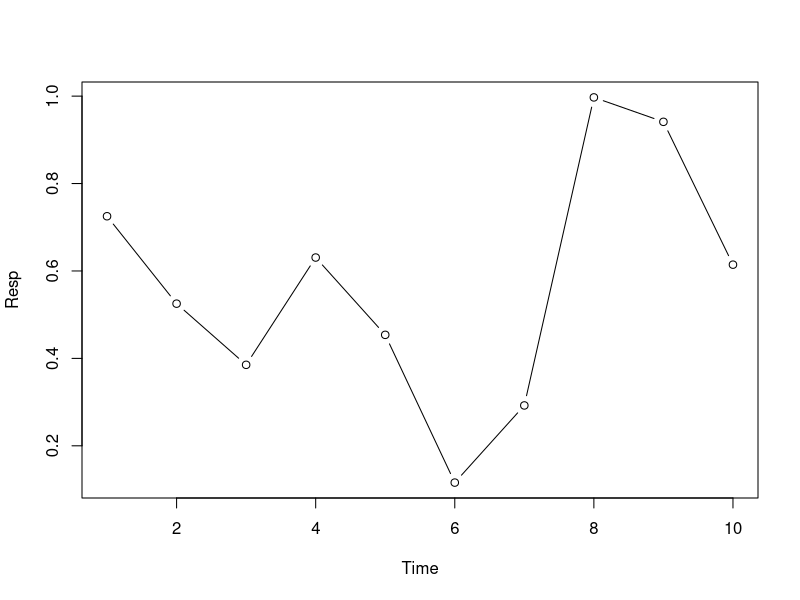
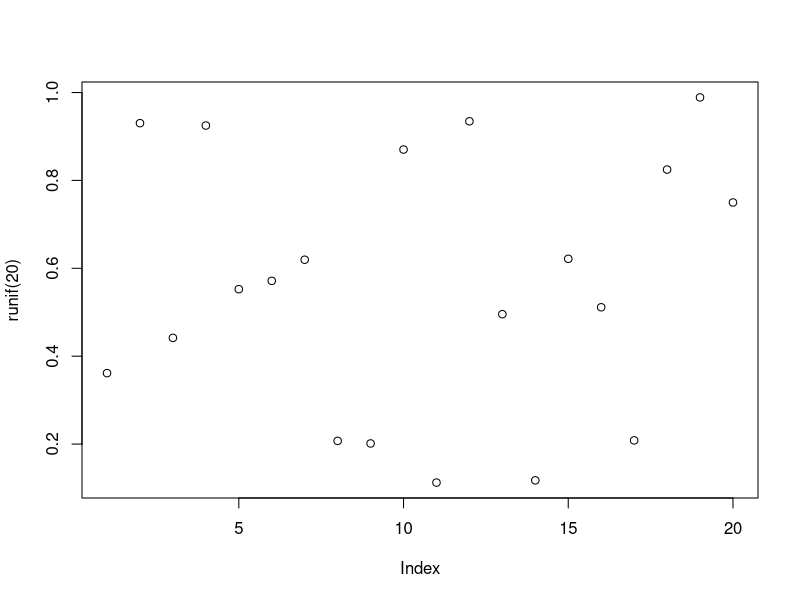

These figures' R source, in order:
## ---- chunk 1
# Annotation/comment
Time <- seq(1,10) # seq. makes integer sequence
print(Time)   # shows contents
Resp <- runif(10) #random uniform (runif), gives 10 random uniforms
print(Resp)
plot(x=Time, y=Resp, type="b") #b is both  point and line connecting 

## ---- chunk 2
plot(runif(20))
print(seq(1,5))
